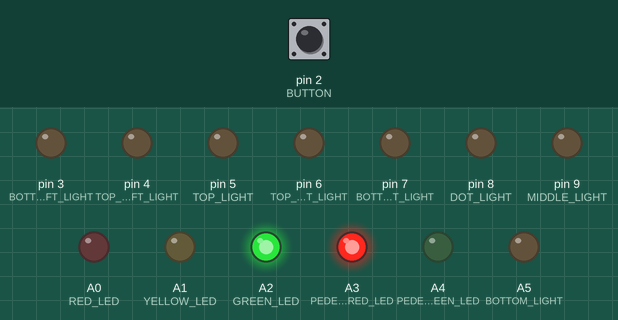
This sketch was run on a simulated Arduino Uno, built with avr-gcc and run on an emulated ATmega328P. Shown: output pins drawn as LEDs (lit = HIGH). Dashed ring = blinking. The test bench sets the inputs (shaded band); at power-on: pin 2 (BUTTON) LOW.

Above: at 1.2 s.
1.3 s: pin 2 (BUTTON) pulled HIGH for 0.15 s
At 4.2 s:
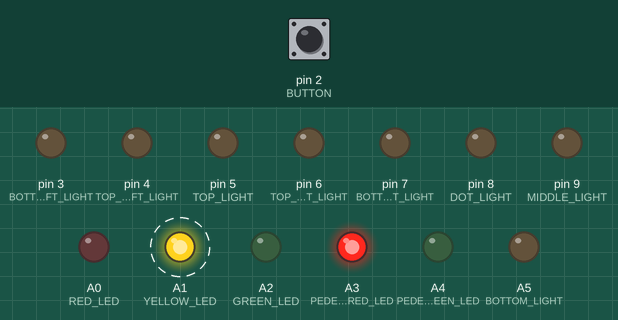
At 10.1 s:
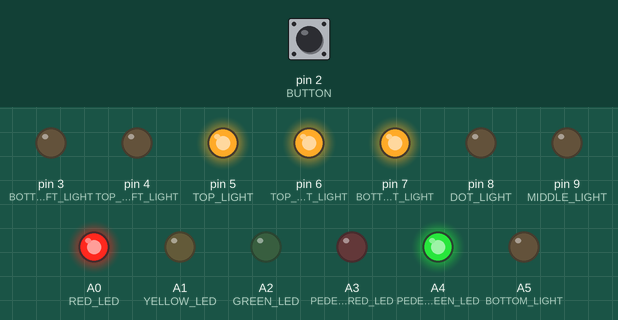
Timing chart, 0 to 19.4 s (numbered marks = the images above; inputs shaded):
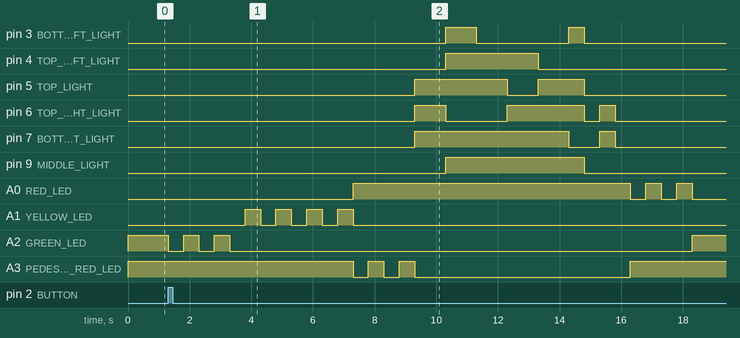

The sketch:

Exercicio4.ino
```cpp
#define GREEN_LED A2
#define YELLOW_LED A1
#define RED_LED A0
#define PEDESTRIAN_GREEN_LED A4
#define PEDESTRIAN_RED_LED A3

#define BUTTON 2

#define GREEN_DELAY 11000
#define YELLOW_DELAY 4000
#define RED_DELAY 7000

#define MIDDLE_LIGHT 9
#define DOT_LIGHT 8
#define BOTTOM_RIGHT_LIGHT 7
#define TOP_RIGHT_LIGHT 6
#define TOP_LIGHT 5
#define TOP_LEFT_LIGHT 4
#define BOTTOM_LEFT_LIGHT 3
#define BOTTOM_LIGHT A5

volatile int state = LOW;

int lights[7][8] = {
// o estado de cada led, para cada numero
//A5, 3, 4, 5, 6, 7, 8, 9
  {0, 0, 0, 0, 1, 1, 0, 0}, // 1
  {1, 1, 0, 1, 1, 0, 0, 1}, // 2
  {1, 0, 0, 1, 1, 1, 0, 1}, // 3
  {0, 0, 1, 0, 1, 1, 0, 1}, // 4
  {1, 0, 1, 1, 0, 1, 0, 1}, // 5
  {1, 1, 1, 1, 0, 1, 0, 1}, // 6
  {0, 0, 0, 1, 1, 1, 0, 0}  // 7
};

void setup() {
  pinMode(MIDDLE_LIGHT, OUTPUT);
  pinMode(DOT_LIGHT, OUTPUT);
  pinMode(BOTTOM_RIGHT_LIGHT, OUTPUT);
  pinMode(TOP_RIGHT_LIGHT, OUTPUT);
  pinMode(TOP_LIGHT, OUTPUT);
  pinMode(TOP_LEFT_LIGHT, OUTPUT);
  pinMode(BOTTOM_LEFT_LIGHT, OUTPUT);
  pinMode(BOTTOM_LIGHT, OUTPUT);

  pinMode(GREEN_LED, OUTPUT);
  pinMode(YELLOW_LED, OUTPUT);
  pinMode(RED_LED, OUTPUT);

  pinMode(PEDESTRIAN_GREEN_LED, OUTPUT);
  pinMode(PEDESTRIAN_RED_LED, OUTPUT);

  attachInterrupt(digitalPinToInterrupt(BUTTON), toggle, CHANGE);
}

void toggle() {
  state = !state;
}

void blink(int led) {
  digitalWrite(led, LOW);
  delay(500);
  digitalWrite(led, HIGH);
  delay(500);
  digitalWrite(led, LOW);
  delay(500);
  digitalWrite(led, HIGH);
  delay(500);
}

void displayNumber(int i) {
  int j = 6 - i;
  digitalWrite(BOTTOM_LIGHT, lights[j][0]);
  digitalWrite(BOTTOM_LEFT_LIGHT, lights[j][1]);
  digitalWrite(TOP_LEFT_LIGHT, lights[j][2]);
  digitalWrite(TOP_LIGHT, lights[j][3]);
  digitalWrite(TOP_RIGHT_LIGHT, lights[j][4]);
  digitalWrite(BOTTOM_RIGHT_LIGHT, lights[j][5]);
  digitalWrite(DOT_LIGHT, lights[j][6]);
  digitalWrite(MIDDLE_LIGHT, lights[j][7]);
}

void displayDigitalWrite(int _s) {
  digitalWrite(BOTTOM_LIGHT, _s);
  digitalWrite(BOTTOM_LEFT_LIGHT, _s);
  digitalWrite(TOP_LEFT_LIGHT, _s);
  digitalWrite(TOP_LIGHT, _s);
  digitalWrite(TOP_RIGHT_LIGHT, _s);
  digitalWrite(BOTTOM_RIGHT_LIGHT, _s);
  digitalWrite(DOT_LIGHT, _s);
  digitalWrite(MIDDLE_LIGHT, _s);
}

void loop() {
  digitalWrite(GREEN_LED, HIGH);
  digitalWrite(PEDESTRIAN_RED_LED, HIGH);

  int tempo = 0;
  while (state == LOW && tempo < 10000) {
    delay(10);
    tempo += 10;
  }

  blink(GREEN_LED);
  digitalWrite(GREEN_LED, LOW);

  blink(YELLOW_LED);
  blink(YELLOW_LED);
  digitalWrite(YELLOW_LED, LOW);

  digitalWrite(RED_LED, HIGH);

  blink(PEDESTRIAN_RED_LED);
  digitalWrite(PEDESTRIAN_RED_LED, LOW);

  digitalWrite(PEDESTRIAN_GREEN_LED, HIGH);

  for (int i = 0; i < 7; i++) {
    if (i >= 5) {
      displayNumber(i);
      delay(500);
      displayDigitalWrite(LOW);
      digitalWrite(PEDESTRIAN_GREEN_LED, LOW);
      delay(500);
      displayNumber(i);
      digitalWrite(PEDESTRIAN_GREEN_LED, HIGH);
    } else {
      displayNumber(i);
      delay(1000);
    }
  }

  displayDigitalWrite(LOW);
  digitalWrite(PEDESTRIAN_GREEN_LED, LOW);

  digitalWrite(PEDESTRIAN_RED_LED, HIGH);

  blink(RED_LED);
  digitalWrite(RED_LED, LOW);

  state = LOW;
}
```

Measured:
- after the input at 1.3 s, pin 3 (BOTTOM_LEFT_LIGHT), pin 4 (TOP_LEFT_LIGHT), pin 9 (MIDDLE_LIGHT), A5 (BOTTOM_LIGHT): LOW → HIGH after 9.0 s instead of 17.7 s; pin 5 (TOP_LIGHT), pin 7 (BOTTOM_RIGHT_LIGHT), A4 (PEDESTRIAN_GREEN_LED): LOW → HIGH after 8.0 s instead of 16.7 s
- by itself, A1 (YELLOW_LED): alternates HIGH for 0.50 s and LOW for 0.50 s, 8 changes in all, then stays LOW
